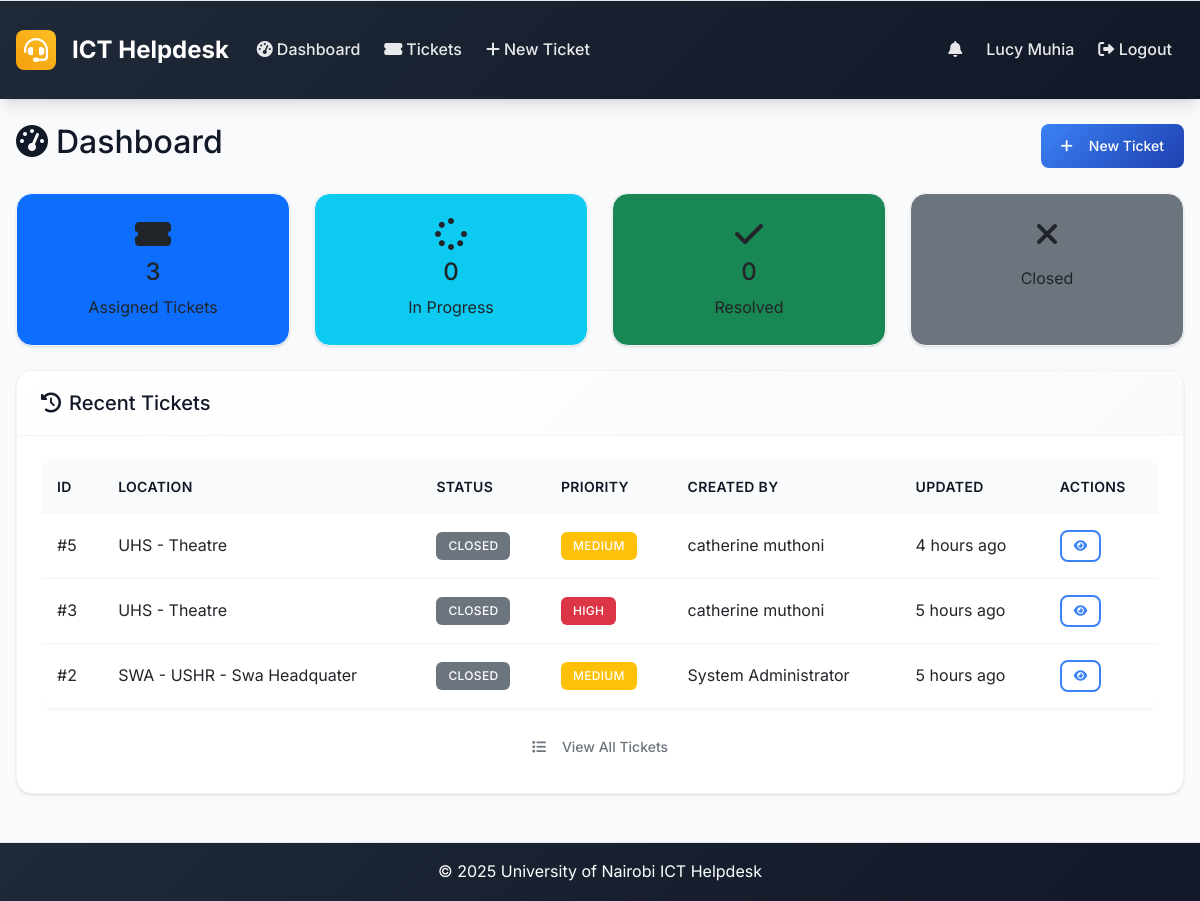
/dashboard (signed in), run on an earlier commit of the app's database.
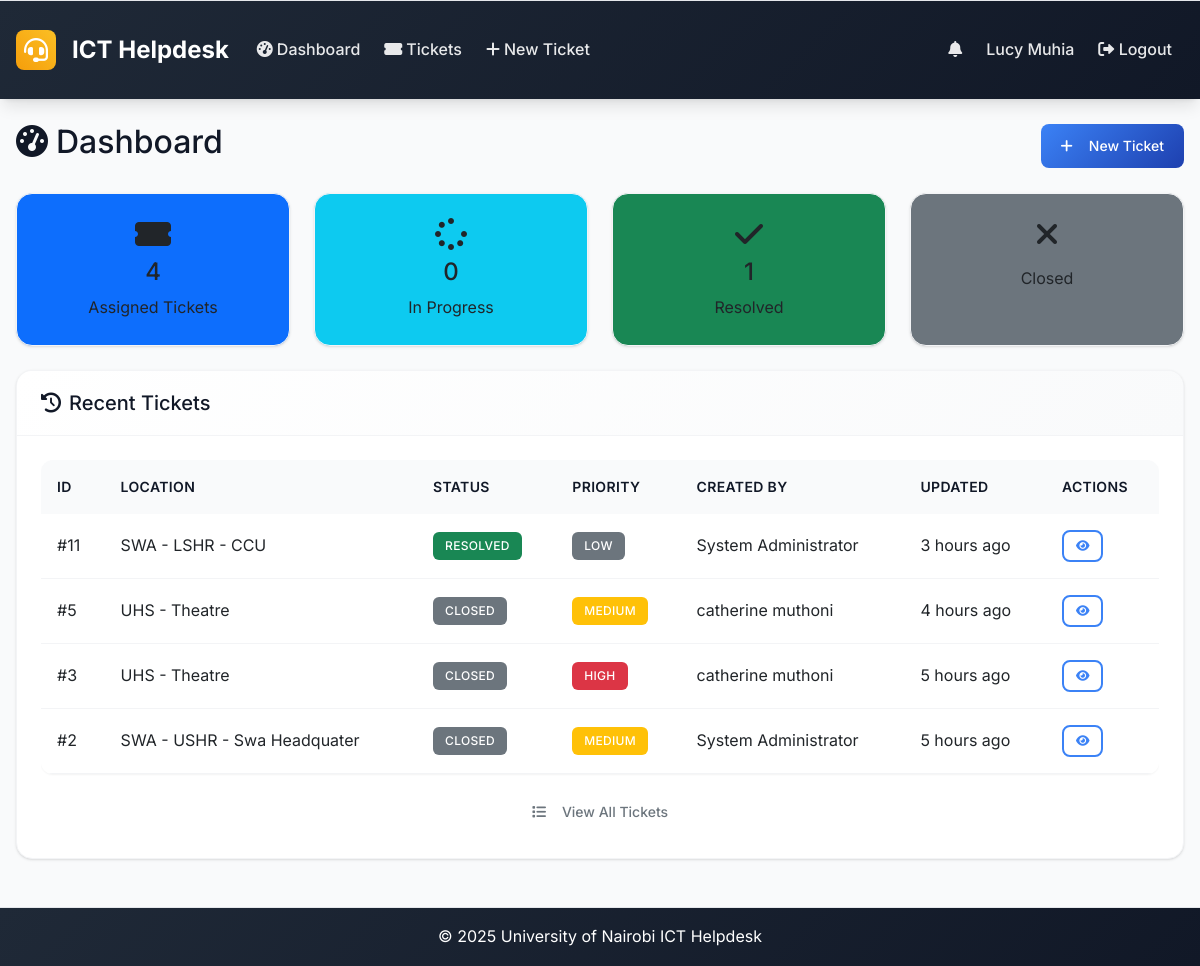
And on a later commit of the database.
### models.py (models this page shows, shortened)
class Ticket(db.Model):
    id = db.Column(db.Integer, primary_key=True)
    location = db.Column(db.String(200), nullable=False)
    description = db.Column(Text, nullable=False)
    status = db.Column(db.String(20), nullable=False, default='open')  # open, in_progress, resolved, closed
    priority = db.Column(db.String(20), nullable=False, default='medium')  # low, medium, high, urgent
    created_at = db.Column(db.DateTime, default=datetime.utcnow)
    updated_at = db.Column(db.DateTime, default=datetime.utcnow, onupdate=datetime.utcnow)
    closed_at = db.Column(db.DateTime)
    closed_by_id = db.Column(db.Integer, db.ForeignKey('user.id'), nullable=True)
    due_date = db.Column(db.DateTime, nullable=True)
    created_by_id = db.Column(db.Integer, db.ForeignKey('user.id'), nullable=True)
    category_id = db.Column(db.Integer, db.ForeignKey('category.id'))
    comments = db.relationship('Comment', backref='ticket', lazy='dynamic', cascade='all, delete-orphan')
    attachments = db.relationship('Attachment', backref='ticket', lazy='dynamic', cascade='all, delete-orphan')
    assignees = db.relationship('User', secondary=ticket_assignees, back_populates='assigned_tickets', lazy='selectin')
    closed_by = db.relationship('User', foreign_keys=[closed_by_id], backref='closed_tickets')

class User(UserMixin, db.Model):
    id = db.Column(db.Integer, primary_key=True)
    username = db.Column(db.String(64), unique=True, nullable=False)
    email = db.Column(db.String(120), unique=True, nullable=False)
    password_hash = db.Column(db.String(256), nullable=False)
    full_name = db.Column(db.String(100), nullable=False)
    role = db.Column(db.String(20), nullable=False, default='user')  # admin, intern, user
    created_at = db.Column(db.DateTime, default=datetime.utcnow)
    is_active = db.Column(db.Boolean, default=True)
    is_verified = db.Column(db.Boolean, default=False)
    verification_token = db.Column(db.String(128), nullable=True)
    tickets_created = db.relationship('Ticket', foreign_keys='Ticket.created_by_id', backref='creator', lazy='dynamic')
    assigned_tickets = db.relationship('Ticket', secondary='ticket_assignees', back_populates='assignees', lazy='selectin')
    comments = db.relationship('Comment', backref='author', lazy='dynamic')

### routes.py (the view)
@app.route('/dashboard')
@login_required
def dashboard():
    if current_user.role == 'admin':
        return redirect(url_for('admin_dashboard'))
    stats = get_dashboard_stats(current_user)
    recent_tickets = Ticket.query.join(Ticket.assignees).filter(User.id == current_user.id).order_by(desc(Ticket.updated_at)).limit(5).all()
    return render_template('dashboard.html', stats=stats, recent_tickets=recent_tickets)

### app.py (called while the page is built)
@login_manager.user_loader
def load_user(user_id):
    from models import User
    return User.query.get(int(user_id))

@app.context_processor
def inject_now():
    return {'now': datetime.utcnow}

### routes.py (called while the page is built)
@app.context_processor
def inject_datetime():
    return dict(datetime=datetime)

### utils.py (called while the page is built)
def get_priority_badge_class(priority):
    classes = {
        'low': 'bg-secondary',
        'medium': 'bg-warning',
        'high': 'bg-danger',
        'urgent': 'bg-danger'
    }
    return classes.get(priority, 'bg-secondary')

def get_status_badge_class(status):
    classes = {
        'open': 'bg-primary',
        'in_progress': 'bg-warning',
        'resolved': 'bg-success',
        'closed': 'bg-secondary'
    }
    return classes.get(status, 'bg-secondary')

### templates/dashboard.html (shortened to what the changed rows need)
{% extends "base.html" %}
{% block content %}
<div class="d-flex justify-content-between align-items-center mb-4">
    <h2><i class="fas fa-tachometer-alt me-2"></i>Dashboard</h2>
</div>
<div class="row mb-4">
    {% if current_user.role == 'intern' %}
        <div class="col-md-3">
            <a href="{{ url_for('tickets_list', status='assigned') }}" class="text-decoration-none">
                <div class="card bg-primary h-100">
                    <div class="card-body text-center">
                        <i class="fas fa-ticket-alt fa-2x mb-2"></i>
                        <h4>{{ stats.assigned_tickets }}</h4>
                        <p class="mb-0">Assigned Tickets</p>
                    </div>
                </div>
            </a>
        </div>
        <div class="col-md-3">
            <a href="{{ url_for('tickets_list', status='in_progress') }}" class="text-decoration-none">
                <div class="card bg-info h-100">
                    <div class="card-body text-center">
                        <i class="fas fa-spinner fa-2x mb-2"></i>
                        <h4>{{ stats.my_in_progress }}</h4>
                        <p class="mb-0">In Progress</p>
                    </div>
                </div>
            </a>
        </div>
        <div class="col-md-3">
            <a href="{{ url_for('tickets_list', status='resolved') }}" class="text-decoration-none">
                <div class="card bg-success h-100">
                    <div class="card-body text-center">
                        <i class="fas fa-check fa-2x mb-2"></i>
                        <h4>{{ stats.my_resolved }}</h4>
                        <p class="mb-0">Resolved</p>
                    </div>
                </div>
            </a>
        </div>
        <div class="col-md-3">
            <a href="{{ url_for('tickets_list', status='closed') }}" class="text-decoration-none">
                <div class="card bg-secondary h-100">
                    <div class="card-body text-center">
                        <i class="fas fa-times fa-2x mb-2"></i>
                        <p class="mb-0">Closed</p>
                    </div>
                </div>
            </a>
        </div>
    {% endif %}
</div>
<div class="card">
    <div class="card-body">
        {% if recent_tickets %}
            <div class="table-responsive">
                <table class="table table-hover">
                    <thead>
                        <tr>
                            <th>ID</th>
                            <th>Location</th>
                            <th>Status</th>
                            <th>Priority</th>
                            {% if current_user.role == 'intern' %}
                            <th>Created By</th>
                            {% else %}
                            <th>Assigned To</th>
                            {% endif %}
                            <th>Updated</th>
                            <th>Actions</th>
                        </tr>
                    </thead>
                    <tbody>
                        {% for ticket in recent_tickets %}
                        <tr>
                            <td>#{{ ticket.id }}</td>
                            <td>{{ ticket.location[:50] }}{% if ticket.location and ticket.location|length > 50 %}...{% endif %}</td>
                            <td>
                                <span class="badge {{ ticket.status|status_badge }}">
                                    {{ ticket.status.replace('_', ' ').title() }}
                                </span>
                            </td>
                            <td>
                                <span class="badge {{ ticket.priority|priority_badge }}">
                                    {{ ticket.priority.title() }}
                                </span>
                            </td>
                            {% if current_user.role == 'intern' %}
                            <td>{{ ticket.creator.full_name }}</td>
                            {% endif %}
                            <td>{{ ticket.updated_at|time_ago }}</td>
                            <td>
                                <a href="{{ url_for('ticket_detail', id=ticket.id) }}" class="btn btn-sm btn-outline-primary">
                                    <i class="fas fa-eye"></i>
                                </a>
                            </td>
                        </tr>
                        {% endfor %}
                    </tbody>
                </table>
            </div>
        {% endif %}
    </div>
</div>
{% endblock %}

What changed in the data, as far as the page shows it:
added Ticket: id "11", location "SWA - LSHR - CCU", status.replace "RESOLVED", priority "LOW", creator.full_name "System Administrator", updated_at "3 hours ago"
Also different on the page:
{{ stats.assigned_tickets }}: "3" → "4"
{{ stats.my_resolved }}: "0" → "1"
